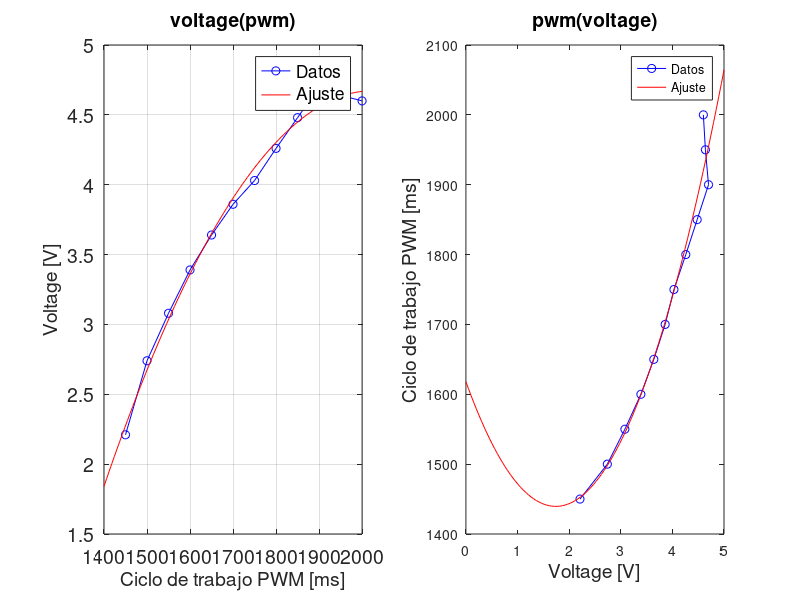

Write MATLAB code to recreate this figure.
pwm_cmd = [1450, 1500, 1550, 1600, 1650, 1700, 1750, 1800, 1850, 1900, 1950, 2000];
v_rms = [2.21, 2.74, 3.08, 3.39, 3.64, 3.86, 4.03, 4.26, 4.48, 4.70, 4.64, 4.60];
x1 = linspace(0,5);
x2 = linspace(1400,2000);

p2 = polyfit(pwm_cmd, v_rms, 2);
y2 = polyval(p2,x2);

figure(1)
fig1 = axes;
ax1 = subplot(1,2,1);
plot(ax1, pwm_cmd, v_rms, 'bo-')
hold on
plot(ax1, x2, y2, 'r')
grid on
hold on
set(gca,'fontsize',14)
title('voltage(pwm)', 'fontsize', 14)
xlabel(ax1, 'Ciclo de trabajo PWM [ms]', 'fontsize', 14); ylabel('Voltage [V]', 'fontsize', 14);
legend('Datos','Ajuste')

p = polyfit(v_rms, pwm_cmd, 2);
y1 = polyval(p,x1);

ax2 = subplot(1,2,2);
plot(ax2, v_rms, pwm_cmd, 'bo-')
hold on
plot(ax2, x1, y1, 'r')
title('pwm(voltage)', 'fontsize', 14)
xlabel(ax2, 'Voltage [V]', 'fontsize', 14); ylabel('Ciclo de trabajo PWM [ms]', 'fontsize', 14);
legend('Datos','Ajuste')
fprintf('Coeficientes de ajuste polinomial:%5.4f\n', p);